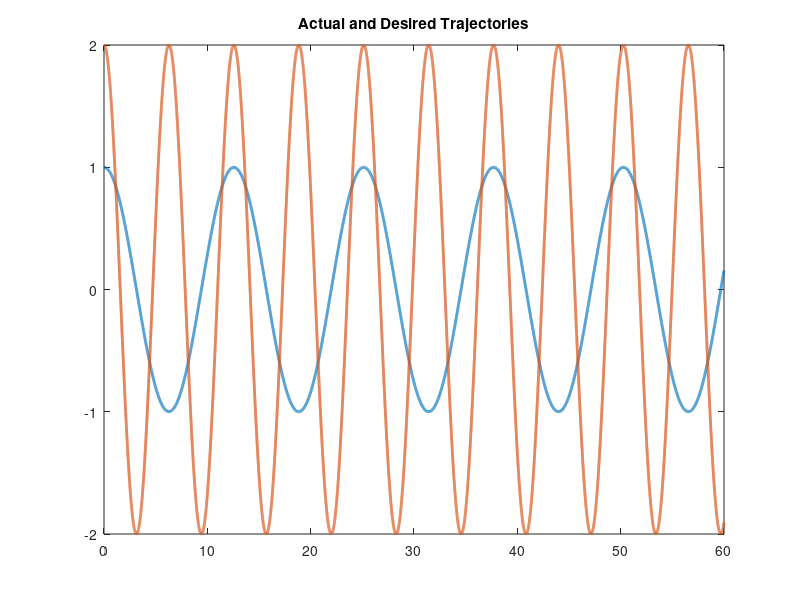

Recreate this plot in MATLAB. (Note: this script raises an error after producing the figure.)
function twoLinkRobotAdaptive
close all
global controlinput wHat t1 t2 u 

%Set up parameters for sim
%Errors in Yd matrix are qd - q and this entire matrix has errors qd - q

p1       = 3.473;
p2       = 0.196;
p3       = 0.242;
f1       = 5.3;
f2       = 1.1;
fs1      = 1.2;
fs2      = 0.4;


% Stacked parameter vector
theta    = [p1;p2;p3;f1;f2;fs1;fs2];
controlinput = [1;1];

% Simulation final time
tf   = 60;

% Initial condition vector (X0 must be same size and "form" as X and XDot below)
% (i.e1., in this sim, X0 = [e0;r0;thetahat0])
X0   = [4;10;3;2;1;1];

% Options for integration function
opts = odeset('RelTol',1e-3,'AbsTol',1e-3);

% Integrate (you can send the paramters theta to the dynamics as seen below)
[t,STATES] = ode45(@(t,X) twoLinkdynamics(t,X,theta),[0 tf],X0,opts);

% Set up desired trajectory data for plots (enter desired trajectory for your simulation)
qd = [cos(0.5*t) 2*cos(t)]';

% Parse integrated states (STATES is the same "form" as X0)
% (i.e1., in this sim, STATES = [e1 r thetahat] over all time);
e  = STATES(:,1:2)';
r  = STATES(:,3:4)';
thetaHat = STATES(:,5:6)';


% Compute x from e1 and xd for plotting purposes
q  = qd - e;

% Plot the actual vs desired trajectories
figure(1)
plot(t,qd,'-','LineWidth',2)
title('Actual and Desired Trajectories');
hold on
ax = gca;
ax.ColorOrderIndex = 1;
plot(t,q,':','LineWidth',2)
xlabel('time')
hold off

% Plot the filtered tracking error
figure(2)
plot(t,r,'--','LineWidth',2)
title('Filtered Tracking error')
xlabel('time')

% Plot the adaptive estimates vs actual parameters
figure(3)
plot(t,repmat(theta,1,length(t)),'-','LineWidth',2)
hold on
ax = gca;
ax.ColorOrderIndex = 1;
plot(t,thetaHat,':','LineWidth',2)
xlabel('time')

title('Adaptive Estimates & Actual Parameters')
hold off

figure(4)
time = 0:tf/length(controlinput):tf;
time(end) = [];
plot(time,controlinput(1,:))
title('Control input for Link 1');
xlabel('Time(s)')
ylabel('Torque(Nm)')

figure(5)
time = 0:tf/length(controlinput):tf;
time(end) = [];
plot(time,controlinput(2,:))
title('Control input for Link 2');
xlabel('Time(s)')
ylabel('Torque(Nm)')

figure(6)

plot(t1,wHat1,'b')
hold on
plot(t2,wHat2,'k') 
hold off
title('Repetitive learning term');
xlabel('Time(s)')
ylabel('Torque(Nm)')


% figure(6)
% plot(t,repmat(theta,1,length(t))-thetaHat,'-','LineWidth',2)
% title('Parameter Estimates')
% xlabel('time');
% ylabel('Amplitude');


function [XDot] = twoLinkdynamics(t,X,theta)
global u controlinput t1 t2 
t;
% Parse parameter vector
p1  = theta(1);
p2  = theta(2);
p3  = theta(3);
f1  = theta(4);
f2  = theta(5);
fs1 = theta(6);
fs2 = theta(7);


% Select gains for controller
K        = 40;
K1       = 40;
K2       = 40;

a1       = 0.4;    

gamma = [0.4 0; 
         0 0.4];

beta     = 0.4;

wHat1    = K1*3;
wHat2    = K2*2;
t1       = 1;
t2       = 1;



% Desired trajectory and needed derivatives
qd       = [cos(0.5*t);2*cos(t)];
qdDot    = [-0.5*sin(0.5*t);-2*sin(t)]; %Enter the expression
qdDotDot = [-0.25*cos(0.5*t);-2*cos(t)]; %Enter the expression



% Parse current states (X is the same size and "form" as X0)
% (i.e1., in this sim, X = [e1;r;thetahat])
e        = [X(1);X(2)];
r        = [X(3);X(4)];
thetaHat = [X(5);X(6)];


% Compute current x and xDot for convenience
q        = qd - e;
qDot     = qdDot + a1*e - r;



% Compute cos(x2) and sin(x2) for convenience
c2       = cos(q(2));
s2       = sin(q(2));


% Compute current matrices for the dynamics
M        = [p1 + 2*p3*c2 p2 + p3*c2;p2 + p3*c2 p2];
Vm       = [-p3*s2*qDot(2) -p3*s2*(qDot(1) + qDot(2));p3*s2*qDot(1) 0];
fd       = [f1 0;0 f2];


%Ys Matrix
ys11    =   sign(qDot(1));
ys12    =  0;

ys21    = 0;
ys22    =   sign(qDot(2));

Ys      = [ys11 ys12;ys21 ys22];

 

% Design controller




if t == t1*4*pi
   
            if abs(wHat1) < beta
                                                             %Finding the saturated values for wHat1 
            else
                wHat1 = sign(wHat1)*beta;

            end
            
            if abs(wHat2) < beta
                                                             %Finding the saturated values for  wHat2
                else 
                    wHat2 = sign(wHat2)*beta;
            end
     wHat1 = wHat1 + K1*r(1);
     wHat2 = wHat2 + K2*r(2);                                        %Updating the wHat periodically
     t1 = t1 + 1;
else
            if t == t2*2*pi
             
                   if abs(wHat2) < beta
                                                                 %Finding the saturated values for  wHat2
                    else 
                        wHat2 = sign(wHat2)*beta;
                   end
                   
                   wHat2 = wHat2 + K2*r(2);
              t2 = t2 + 1;
            else
                    wHat1 = K1*r(1);
                    wHat2 = K2*r(2);
    end
    
    
end

wHat = [wHat1; wHat2];



u        = K*r + e + wHat + Ys*thetaHat; %Enter the expression

controlinput = horzcat(controlinput,u);

% Compute current closed-loop dynamics
eDot       = r - a1*e;

rDot       = M\(M*qdDotDot + Vm*qDot + fd*qDot +[fs1 0; 0 fs2]*[sign(qDot(1)); sign(qDot(2))]+ M*a1*eDot - u); %Enter the expression


thetaHatDot = (gamma*Ys'*r); %Enter the expression

% Stacked dynamics vector (XDot is the same size and "form" as X)
XDot        = [eDot;rDot;thetaHatDot];
